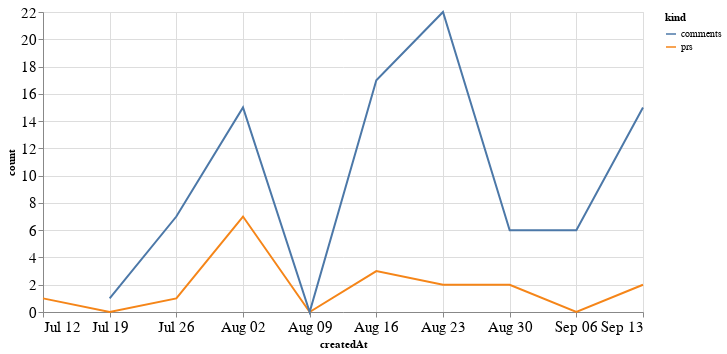

This figure's notebook cell:
### Code cell
alt.Chart(total_time, width=600).mark_line().encode(
    x='createdAt',
    y='count',
    color='kind'
)

### Figure 1 — Vega-Lite specification as saved in the notebook (floating-point values rounded to 4 significant figures)
{"config": {"axisLeft": {"labelFontSize": 15}, "axisBottom": {"labelFontSize": 15}}, "data": {"name": "data-bda0cc558a3c6c0daa5da00e2065b79a"}, "mark": "line", "encoding": {"color": {"type": "nominal", "field": "kind"}, "x": {"type": "temporal", "field": "createdAt"}, "y": {"type": "quantitative", "field": "count"}}, "width": 600, "$schema": "https://vega.github.io/schema/vega-lite/v4.8.1.json", "datasets": {"data-bda0cc558a3c6c0daa5da00e2065b79a": [{"createdAt": "2020-07-12T00:00:00", "kind": "prs", "count": 1.0}, {"createdAt": "2020-07-19T00:00:00", "kind": "prs", "count": 0.0}, {"createdAt": "2020-07-26T00:00:00", "kind": "prs", "count": 1.0}, {"createdAt": "2020-08-02T00:00:00", "kind": "prs", "count": 7.0}, {"createdAt": "2020-08-09T00:00:00", "kind": "prs", "count": 0.0}, {"createdAt": "2020-08-16T00:00:00", "kind": "prs", "count": 3.0}, {"createdAt": "2020-08-23T00:00:00", "kind": "prs", "count": 2.0}, {"createdAt": "2020-08-30T00:00:00", "kind": "prs", "count": 2.0}, {"createdAt": "2020-09-06T00:00:00", "kind": "prs", "count": 0.0}, {"createdAt": "2020-09-13T00:00:00", "kind": "prs", "count": 2.0}, {"createdAt": "2020-07-12T00:00:00", "kind": "comments", "count": null}, {"createdAt": "2020-07-19T00:00:00", "kind": "comments", "count": 1.0}, {"createdAt": "2020-07-26T00:00:00", "kind": "comments", "count": 7.0}, {"createdAt": "2020-08-02T00:00:00", "kind": "comments", "count": 15.0}, {"createdAt": "2020-08-09T00:00:00", "kind": "comments", "count": 0.0}, {"createdAt": "2020-08-16T00:00:00", "kind": "comments", "count": 17.0}, {"createdAt": "2020-08-23T00:00:00", "kind": "comments", "count": 22.0}, {"createdAt": "2020-08-30T00:00:00", "kind": "comments", "count": 6.0}, {"createdAt": "2020-09-06T00:00:00", "kind": "comments", "count": 6.0}, {"createdAt": "2020-09-13T00:00:00", "kind": "comments", "count": 15.0}]}}
